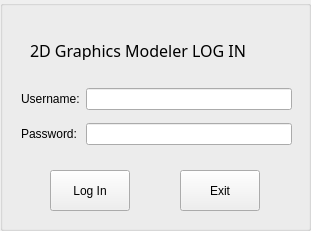
   <widget class="QGroupBox" name="loginWindow">
    <property name="geometry">
     <rect>
      <x>500</x>
      <y>300</y>
      <width>311</width>
      <height>231</height>
     </rect>
    </property>
    <property name="title">
     <string/>
    </property>
    <widget class="QPushButton" name="pushButton_Login">
     <property name="geometry">
      <rect>
       <x>50</x>
       <y>170</y>
       <width>80</width>
       <height>41</height>
      </rect>
     </property>
     <property name="text">
      <string>Log In</string>
     </property>
    </widget>
    <widget class="QLabel" name="label_25">
     <property name="geometry">
      <rect>
       <x>30</x>
       <y>40</y>
       <width>251</width>
       <height>20</height>
      </rect>
     </property>
     <property name="font">
      <font>
       <family>Century Gothic</family>
       <pointsize>12</pointsize>
       <weight>50</weight>
       <bold>false</bold>
      </font>
     </property>
     <property name="text">
      <string>2D Graphics Modeler LOG IN</string>
     </property>
     <property name="scaledContents">
      <bool>false</bool>
     </property>
    </widget>
    <widget class="QPushButton" name="pushButton_Exit">
     <property name="geometry">
      <rect>
       <x>180</x>
       <y>170</y>
       <width>80</width>
       <height>41</height>
      </rect>
     </property>
     <property name="text">
      <string>Exit</string>
     </property>
    </widget>
    <widget class="QWidget" name="">
     <property name="geometry">
      <rect>
       <x>21</x>
       <y>81</y>
       <width>271</width>
       <height>71</height>
      </rect>
     </property>
     <layout class="QGridLayout" name="gridLayout_15">
      <item row="0" column="0">
       <widget class="QLabel" name="label">
        <property name="text">
         <string>Username:</string>
        </property>
       </widget>
      </item>
      <item row="0" column="1">
       <widget class="QLineEdit" name="lineEdit_username"/>
      </item>
      <item row="1" column="0">
       <widget class="QLabel" name="label_24">
        <property name="text">
         <string>Password:</string>
        </property>
       </widget>
      </item>
      <item row="1" column="1">
       <widget class="QLineEdit" name="lineEdit_password">
        <property name="echoMode">
         <enum>QLineEdit::Password</enum>
        </property>
       </widget>
      </item>
     </layout>
    </widget>
   </widget>
